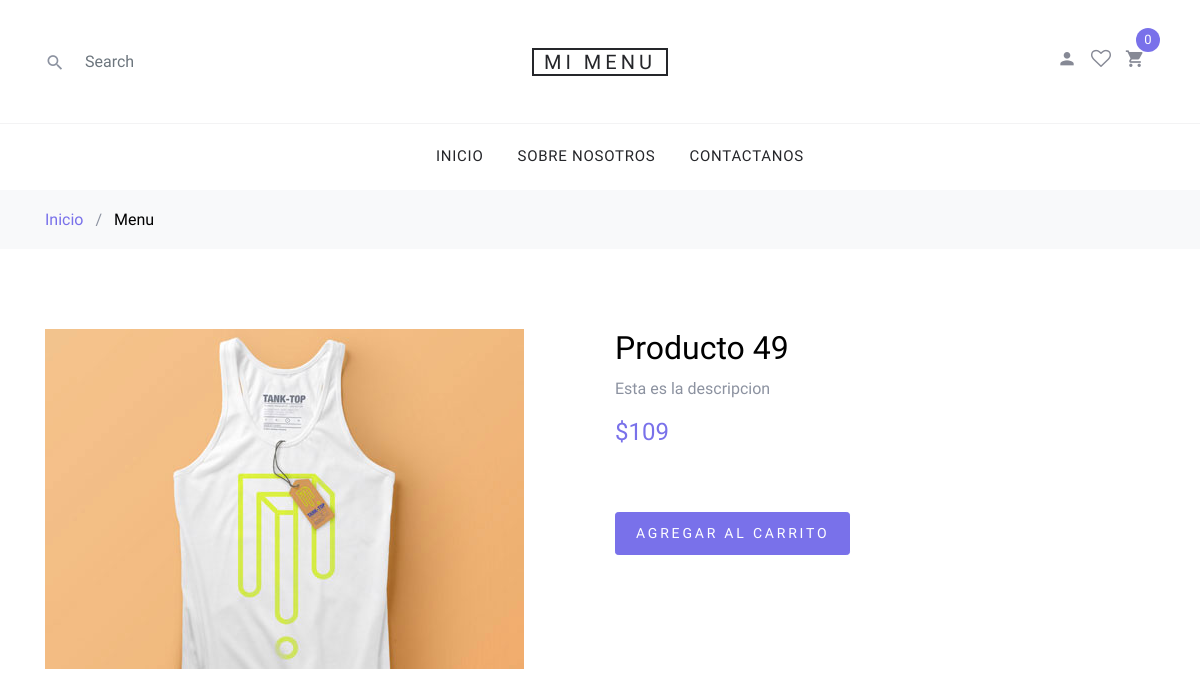
/carrito/shop-single.php?id=52, run on the app's committed database.
### tables this page shows
CREATE TABLE `productos` (
  `id` int(11) NOT NULL,
  `nombre` varchar(300) NOT NULL,
  `descripcion` text NOT NULL,
  `precio` double NOT NULL,
  `imagen` varchar(200) NOT NULL,
  `inventario` int(11) NOT NULL,
  `id_categoria` int(11) NOT NULL,
  `talla` varchar(100) NOT NULL,
  `color` varchar(100) NOT NULL
);

### carrito/shop-single.php (the view, shortened to what this page needs)
<?php
  include("./php/conexion.php");
  if( isset($_GET['id'])){
    $resultado = $conexion ->query("select * from productos where id=".$_GET['id'])or die($conexion->error);
    if(mysqli_num_rows($resultado) > 0 ){
      $fila = mysqli_fetch_row($resultado);
    }else{
      header("Location: ./index.php");
    }
  }else{
    header("Location: ./index.php");
  }
?>
<!DOCTYPE html>
<html lang="en">
  <head>
    <link rel="stylesheet" href="fonts/icomoon/style.css">
    <link rel="stylesheet" href="css/bootstrap.min.css">
    <link rel="stylesheet" href="css/magnific-popup.css">
    <link rel="stylesheet" href="css/jquery-ui.css">
    <link rel="stylesheet" href="css/owl.carousel.min.css">
    <link rel="stylesheet" href="css/owl.theme.default.min.css">
    <link rel="stylesheet" href="css/aos.css">
    <link rel="stylesheet" href="css/style.css">
  </head>
  <body>
  <div class="site-wrap">
    <?php include("./layouts/header.php"); ?>
    <div class="site-section">
      <div class="container">
        <div class="row">
          <div class="col-md-6">
            <img src="images/<?php echo $fila[4]; ?>" alt="<?php echo $fila[1]; ?>" class="img-fluid">
          </div>
          <div class="col-md-6">
            <h2 class="text-black"><?php echo $fila[1]; ?></h2>
            <p><?php echo $fila[2]; ?></p>
            <p><strong class="text-primary h4">$<?php echo $fila[3]; ?></strong></p>
            <p><a href="cart.php?id=<?php echo $fila[0]; ?>" class="buy-now btn btn-sm btn-primary">Agregar al carrito</a></p>
          </div>
        </div>
      </div>
    </div>
  </div>
  </body>
</html>

### carrito/css/style.css (style rules this page uses)
body { line-height: 1.7; color: #8c92a0; font-weight: 300; font-size: 16px; }
a { -webkit-transition: .3s all ease; -o-transition: .3s all ease; transition: .3s all ease; }
.text-black { color: #000; }
.site-wrap:before { -webkit-transition: .3s all ease-in-out; -o-transition: .3s all ease-in-out; transition: .3s all ease-in-out; background: rgba(0, 0, 0, 0.6); content: ""; position: absolute; z-index: 2000; top: 0; left: 0; right: 0; bottom: 0; opacity: 0; visibility: hidden; }
.btn { text-transform: uppercase; position: relative; -webkit-transition: 0.2s all ease-in-out !important; -o-transition: 0.2s all ease-in-out !important; transition: 0.2s all ease-in-out !important; top: 0; letter-spacing: .05em; }
.btn.btn-sm { font-size: 14px !important; padding: 10px 20px !important; }
.btn.btn-primary { font-size: 17px; font-weight: 300; letter-spacing: .2em; }
.site-section { padding: 2.5em 0; }
@media (min-width: 768px) { .site-section { padding: 5em 0; } }

### data on the page
productos: imagen (picture), nombre "Producto 49", descripcion "Esta es la descripcion", precio "109"
